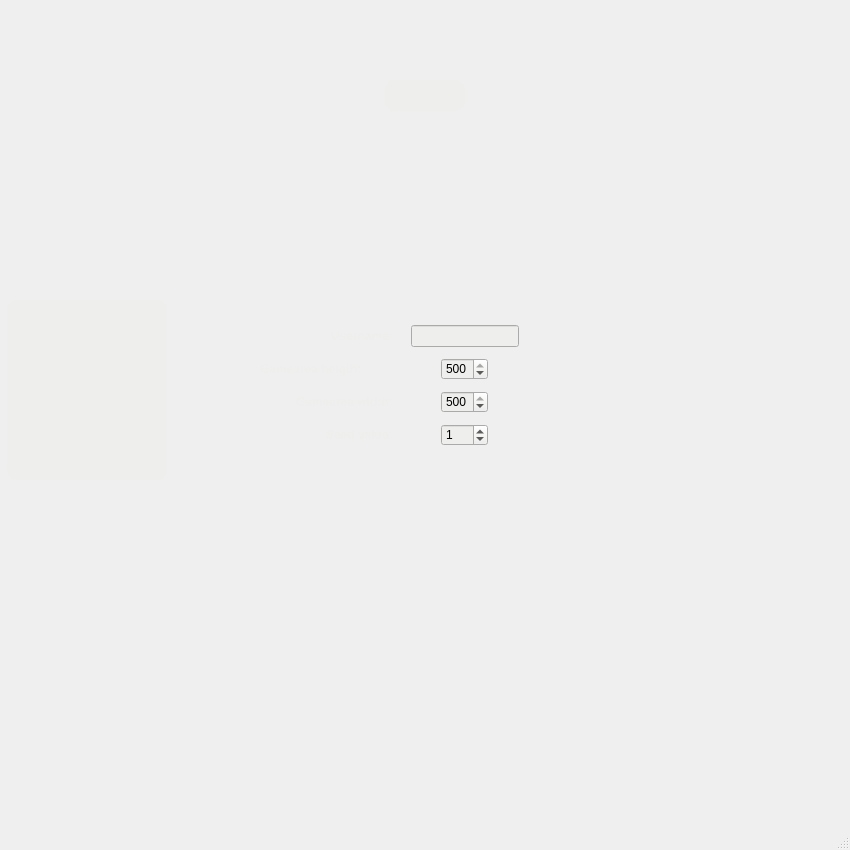
<?xml version="1.0" encoding="UTF-8"?>
<ui version="4.0">
 <class>MainWindow</class>
 <widget class="QMainWindow" name="MainWindow">
  <property name="geometry">
   <rect>
    <x>0</x>
    <y>0</y>
    <width>850</width>
    <height>850</height>
   </rect>
  </property>
  <property name="maximumSize">
   <size>
    <width>1500</width>
    <height>1500</height>
   </size>
  </property>
  <property name="windowTitle">
   <string>MainWindow</string>
  </property>
  <property name="styleSheet">
   <string notr="true"/>
  </property>
  <widget class="QWidget" name="centralwidget">
   <widget class="QWidget" name="gridLayoutWidget">
    <property name="geometry">
     <rect>
      <x>260</x>
      <y>320</y>
      <width>271</width>
      <height>132</height>
     </rect>
    </property>
    <layout class="QGridLayout" name="gridLayout">
     <property name="leftMargin">
      <number>0</number>
     </property>
     <item row="1" column="1" alignment="Qt::AlignHCenter">
      <widget class="QSpinBox" name="spinBoxHeigth">
       <property name="styleSheet">
        <string notr="true">background-color: rgb(238, 238, 236);
</string>
       </property>
       <property name="minimum">
        <number>200</number>
       </property>
       <property name="maximum">
        <number>500</number>
       </property>
       <property name="singleStep">
        <number>10</number>
       </property>
       <property name="value">
        <number>500</number>
       </property>
      </widget>
     </item>
     <item row="1" column="0" alignment="Qt::AlignLeft">
      <widget class="QLabel" name="labelHeigth">
       <property name="styleSheet">
        <string notr="true">color: rgb(238, 238, 236);
font: 75 14pt &quot;Height&quot;;
font-weight: bold;</string>
       </property>
       <property name="text">
        <string>Gamearea heigth:</string>
       </property>
      </widget>
     </item>
     <item row="2" column="1" alignment="Qt::AlignHCenter">
      <widget class="QSpinBox" name="spinBoxWidth">
       <property name="styleSheet">
        <string notr="true">background-color: rgb(238, 238, 236);</string>
       </property>
       <property name="minimum">
        <number>200</number>
       </property>
       <property name="maximum">
        <number>500</number>
       </property>
       <property name="singleStep">
        <number>10</number>
       </property>
       <property name="value">
        <number>500</number>
       </property>
      </widget>
     </item>
     <item row="2" column="0" alignment="Qt::AlignRight">
      <widget class="QLabel" name="labelWidth">
       <property name="styleSheet">
        <string notr="true">color: rgb(238, 238, 236);
font: 75 14pt &quot;Height&quot;;
font-weight: bold;</string>
       </property>
       <property name="text">
        <string>Gamearea width:</string>
       </property>
      </widget>
     </item>
     <item row="3" column="1" alignment="Qt::AlignHCenter">
      <widget class="QSpinBox" name="spinBoxSeed">
       <property name="maximumSize">
        <size>
         <width>16777212</width>
         <height>16777215</height>
        </size>
       </property>
       <property name="styleSheet">
        <string notr="true">background-color: rgb(238, 238, 236);</string>
       </property>
       <property name="maximum">
        <number>500</number>
       </property>
       <property name="value">
        <number>1</number>
       </property>
      </widget>
     </item>
     <item row="3" column="0" alignment="Qt::AlignRight">
      <widget class="QLabel" name="labelSeed">
       <property name="styleSheet">
        <string notr="true">color: rgb(238, 238, 236);
font: 75 14pt &quot;Height&quot;;
font-weight: bold;</string>
       </property>
       <property name="text">
        <string>Seed value:</string>
       </property>
      </widget>
     </item>
     <item row="0" column="0" alignment="Qt::AlignRight">
      <widget class="QLabel" name="labelUsername">
       <property name="styleSheet">
        <string notr="true">color: rgb(238, 238, 236);
font: 75 14pt &quot;Height&quot;;
font-weight: bold;</string>
       </property>
       <property name="text">
        <string>Username:</string>
       </property>
      </widget>
     </item>
     <item row="0" column="1" alignment="Qt::AlignHCenter">
      <widget class="QLineEdit" name="usernameLineEdit">
       <property name="styleSheet">
        <string notr="true">background-color: rgb(238, 238, 236);</string>
       </property>
      </widget>
     </item>
    </layout>
   </widget>
   <widget class="QLabel" name="resultTableLabel">
    <property name="geometry">
     <rect>
      <x>7</x>
      <y>300</y>
      <width>160</width>
      <height>180</height>
     </rect>
    </property>
    <property name="styleSheet">
     <string notr="true">background-color: rgb(238, 238, 236);
font: 75 11pt &quot;DejaVu Sans&quot;;
font-weight: bold;
border-radius: 10px;
</string>
    </property>
    <property name="text">
     <string/>
    </property>
    <property name="alignment">
     <set>Qt::AlignCenter</set>
    </property>
   </widget>
   <widget class="QLabel" name="labelTime">
    <property name="geometry">
     <rect>
      <x>385</x>
      <y>80</y>
      <width>80</width>
      <height>31</height>
     </rect>
    </property>
    <property name="styleSheet">
     <string notr="true">background-color: rgb(238, 238, 236);
color: rgb(239, 41, 41);
font: 75 11pt &quot;DejaVu Sans&quot;;
font-weight: bold;

border-radius: 10px;</string>
    </property>
    <property name="text">
     <string/>
    </property>
    <property name="alignment">
     <set>Qt::AlignCenter</set>
    </property>
   </widget>
  </widget>
  <widget class="QMenuBar" name="menubar">
   <property name="geometry">
    <rect>
     <x>0</x>
     <y>0</y>
     <width>850</width>
     <height>25</height>
    </rect>
   </property>
  </widget>
  <widget class="QStatusBar" name="statusbar"/>
 </widget>
 <resources/>
 <connections/>
</ui>
